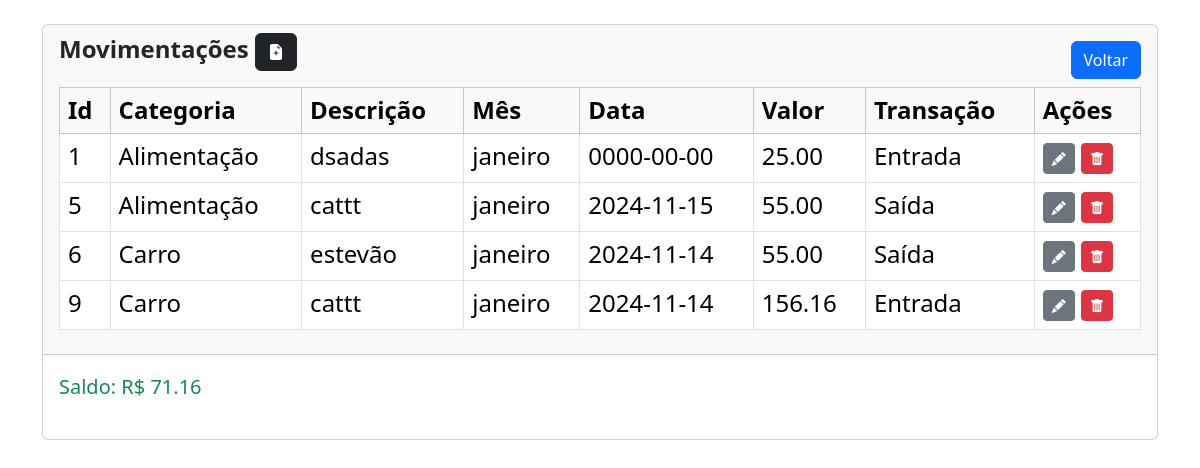
The app's page /pasta_mes.php?id_meses=1 with its own data.
### tables this page shows
CREATE TABLE `movimentacoes` (
  `id_movimentacoes` int(11) NOT NULL,
  `movement_date` date NOT NULL,
  `movement_type` varchar(10) NOT NULL,
  `description` varchar(255) NOT NULL,
  `amount` decimal(15,2) NOT NULL,
  `category_id` int(11) NOT NULL,
  `month_id` int(11) NOT NULL
);

CREATE TABLE `categorias` (
  `id_categoria` int(11) NOT NULL,
  `nome` varchar(50) NOT NULL
);

CREATE TABLE `meses` (
  `id_meses` int(11) NOT NULL,
  `nome` varchar(15) NOT NULL,
  `ano` int(11) NOT NULL
);

### pasta_mes.php (the view, shortened to what this page needs)
<?php
require_once('conexao.php');
$mesId = mysqli_real_escape_string($conn, $_GET['id_meses']);
$sql = "SELECT
            mv.id_movimentacoes,
            c.nome AS categoria,
            mv.description,
            m.nome,
            m.ano,
            mv.movement_type AS tipo,
            mv.amount,
            mv.movement_date
        FROM movimentacoes mv
        INNER JOIN categorias c ON mv.category_id = c.id_categoria
        INNER JOIN meses m ON mv.month_id = m.id_meses
        WHERE mv.month_id = '$mesId'";
$movimentacoes = mysqli_query($conn, $sql);
$sql_entrada = "SELECT SUM(amount) as value from movimentacoes WHERE month_id = '$mesId' AND movement_type = 'Entrada'";
$sql_saida = "SELECT SUM(amount) as value from movimentacoes WHERE month_id = '$mesId' AND movement_type = 'Saída'";
$total_entrada = mysqli_query($conn, $sql_entrada);
$total_saida = mysqli_query($conn, $sql_saida);
$valor_saida = 0;
$valor_entrada = 0;
for ($i = 0; $i < mysqli_num_rows($total_saida); $i++) {
    $row = mysqli_fetch_assoc($total_saida);
    $valor_saida += $row['value'];
}
for ($i = 0; $i < mysqli_num_rows($total_entrada); $i++) {
    $row = mysqli_fetch_assoc($total_entrada);
    $valor_entrada += $row['value'];
}
$amount = $valor_entrada - $valor_saida;
?>
<!DOCTYPE html>
<html lang="pt-BR">
<head>
    <link href="https://cdn.jsdelivr.net/npm/bootstrap@5.3.3/dist/css/bootstrap.min.css" rel="stylesheet">
    <link rel="stylesheet" href="https://cdn.jsdelivr.net/npm/bootstrap-icons@1.11.3/font/bootstrap-icons.min.css">
</head>
<body>
    <div class="container mt-4">
        <div class="row">
            <div class="col-md">
                <div class="card">
                    <div class="card-header">
                        <div>
                            <h4><strong>Movimentações</strong>
                                <a href="index.php" class="btn btn-primary float-end my-2">Voltar</a>
                                <a href="criar_movimentacoes.php?id_meses=<?=$mesId?>" class="btn btn-dark"><i class="bi bi-file-earmark-plus-fill"></i></i></a>
                                <table class="table table-hover table-bordered">
                            <thead class="table-light">
                                <tr>
                                    <th>Id</th>
                                    <th>Categoria</th>
                                    <th>Descrição</th>
                                    <th>Mês</th>
                                    <th>Data</th>
                                    <th>Valor</th>
                                    <th>Transação</th>
                                    <th>Ações</th>
                                </tr>
                            </thead>
                            <tbody>
                                <?php foreach ($movimentacoes as $mov): ?>
                                    <tr>
                                        <td><?php echo $mov['id_movimentacoes']; ?></td>
                                        <td><?php echo $mov['categoria']; ?></td>
                                        <td><?php echo $mov['description']; ?></td>
                                        <td><?php echo $mov['nome']; ?></td>
                                        <td><?php echo $mov['movement_date']; ?></td>
                                        <td><?php echo $mov['amount']; ?></td>
                                        <td><?php echo $mov['tipo']; ?></td>
                                        <td>
                                        <a href="edit-movimentacoes.php?id=<?= $mov['id_movimentacoes'] ?>" class="btn btn-secondary btn-sm"><i class="bi bi-pencil-fill"></i></a>                                            <form action="acoes.php" method="POST" class="d-inline">
                                                <button onclick="return confirm('Tem certeza que deseja excluir?')" name="deletar_mov" type="submit" value="<?= $mov['id_movimentacoes'] ?>" class="btn btn-danger btn-sm"><i class="bi bi-trash-fill"></i></button>
                                            </form>
                                        </td>
                                    </tr>
                                <?php endforeach; ?>
                            </tbody>
                        </table>
                            </h4>
                        </div>
                    </div>
                        <div class="card-body">
                        <div>
                            <h5 class="mt-1 mb-4 text-<?php if ($amount > 0) {
                                                            echo "success";
                                                        } elseif ($amount == 0) {
                                                            echo "warning";
                                                        } else echo "danger"; ?>">Saldo: R$ <?= number_format(
                                                                                                $amount,
                                                                                                2
                                                                                            ); ?></h5>
                        </div>
                        </div>
                </div>
            </div>
        </div>
    </div>
</body>
</html>

### records on screen
movimentacoes: id_movimentacoes "1", category.nome "Alimentação", description "dsadas", month.nome "janeiro", movement_date "0000-00-00", amount "25.00", movement_type "Entrada"
movimentacoes: id_movimentacoes "5", category.nome "Alimentação", description "cattt", month.nome "janeiro", movement_date "2024-11-15", amount "55.00", movement_type "Saída"
movimentacoes: id_movimentacoes "6", category.nome "Carro", description "estevão", month.nome "janeiro", movement_date "2024-11-14", amount "55.00", movement_type "Saída"
movimentacoes: id_movimentacoes "9", category.nome "Carro", description "cattt", month.nome "janeiro", movement_date "2024-11-14", amount "156.16", movement_type "Entrada"

### other values on screen
$amount "71.16"
